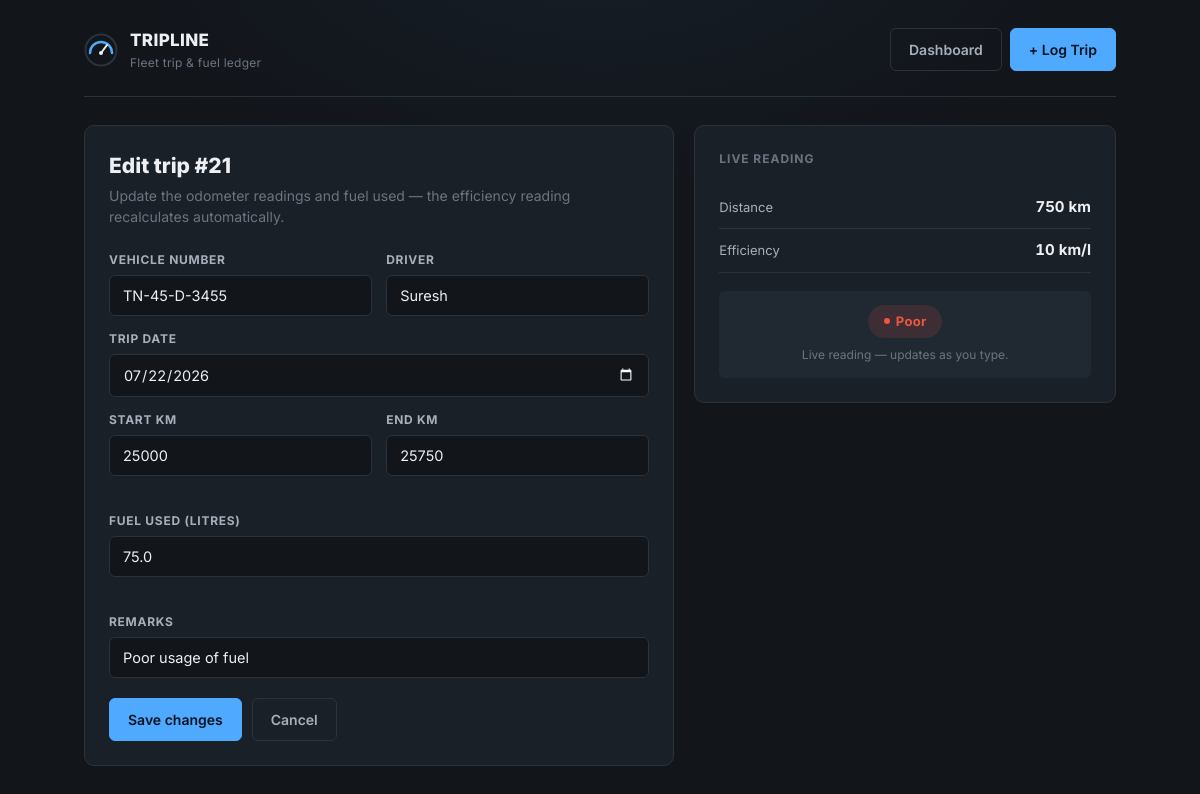
The app's page /edit/21 with its own data.
### tables this page shows
CREATE TABLE records(
    record_id INTEGER PRIMARY KEY AUTOINCREMENT,
    vehicle_no TEXT,
    trip_date TEXT,
    start_km INTEGER,
    end_km INTEGER,
    distance REAL,
    fuel_litres REAL,
    driver TEXT,
    efficiency REAL,
    status TEXT,
    remarks TEXT,
    UNIQUE(vehicle_no, trip_date)
);

### app.py (the view, shortened to what this page needs)
@app.route("/edit/<int:id>", methods=["GET", "POST"])
def edit_record(id):
    conn = get_db()
    record = conn.execute(
        "SELECT * FROM records WHERE record_id=?",
        (id,)
    ).fetchone()
    if not record:
        conn.close()
        return render_template("not_found.html")
    conn.close()
    return render_template(
        "form.html",
        record=record,
        gauge_good=GAUGE_GOOD,
        gauge_average=GAUGE_AVERAGE
    )

### app.py (called while the page is built)
def get_db():
    conn = sqlite3.connect(DATABASE)
    conn.row_factory = sqlite3.Row
    return conn

### templates/form.html (shortened to what this page needs)
{% extends "base.html" %}
{% block content %}
<div class="form-layout">
  <div class="form-panel">
    <h1 class="page-title">{% if record %}Edit trip #{{ record.record_id }}{% else %}Log a new trip{% endif %}</h1>
    <p class="page-subtitle">
      {% if record %}
      Update the odometer readings and fuel used — the efficiency reading recalculates automatically.
      {% else %}
      Enter the odometer readings and fuel used. Tripline works out distance, efficiency, and status for you.
      {% endif %}
    </p>
    <form id="trip-form" method="post" action="{% if record %}/edit/{{ record.record_id }}{% else %}/add{% endif %}"
      data-good="{{ gauge_good }}" data-average="{{ gauge_average }}">
      <div class="form-row">
        <div class="field">
          <label for="vehicle_no">Vehicle number</label>
          <input type="text" id="vehicle_no" name="vehicle_no" placeholder="TN01AB1234"
            value="{{ record.vehicle_no if record else '' }}" required>
        </div>
        <div class="field">
          <label for="driver">Driver</label>
          <input type="text" id="driver" name="driver" placeholder="Driver name"
            value="{{ record.driver if record else '' }}" required>
        </div>
      </div>
      <div class="form-row">
        <div class="field full">
          <label for="trip_date">Trip date</label>
          <input type="date" id="trip_date" name="trip_date" value="{{ record.trip_date if record else '' }}" required>
        </div>
      </div>
      <div class="form-row">
        <div class="field">
          <label for="start_km">Start KM</label>
          <input type="number" id="start_km" name="start_km" placeholder="0"
            value="{{ record.start_km if record else '' }}" required>
          <span class="field-hint" id="km-hint"></span>
        </div>
        <div class="field">
          <label for="end_km">End KM</label>
          <input type="number" id="end_km" name="end_km" placeholder="0" value="{{ record.end_km if record else '' }}"
            required>
        </div>
      </div>
      <div class="form-row">
        <div class="field full">
          <label for="fuel_litres">Fuel used (litres)</label>
          <input type="number" step="0.01" id="fuel_litres" name="fuel_litres" placeholder="0.0"
            value="{{ record.fuel_litres if record else '' }}" required>
          <span class="field-hint" id="fuel-hint"></span>
        </div>
      </div>
      <div class="form-row">
        <div class="field full">
          <label for="remarks">Remarks</label>
          <input type="text" id="remarks" name="remarks" placeholder="Enter remarks"
            value="{{ record.remarks if record else '' }}">
        </div>
      </div>
      <div class="form-actions">
        <button type="submit" class="btn btn-primary">{% if record %}Save changes{% else %}Save trip{% endif %}</button>
        <a href="/" class="btn btn-ghost">Cancel</a>
      </div>
    </form>
  </div>
  <div class="preview-panel">
    <h3>Live reading</h3>
    <div class="preview-row">
      <span class="label">Distance</span>
      <span class="value" id="preview-distance">—</span>
    </div>
    <div class="preview-row">
      <span class="label">Efficiency</span>
      <span class="value" id="preview-efficiency">—</span>
    </div>
    <div class="preview-status">
      <span id="preview-status-badge"></span>
      <span class="helper">Fill in the trip details to see the reading.</span>
    </div>
  </div>
</div>
{% endblock %}

### static/css/style.css (style rules this page uses)
:root { --bg: #12151a; --panel: #1a2027; --panel-raised: #202832; --hairline: #2a323c; --ink: #edeff2; --ink-dim: #a7afbb; --muted: #6b7480; --accent: #4fa9ff; --accent-dim: #2e75b8; --good: #3ed98a; --good-bg: rgba(62, 217, 138, 0.13); --average: #f5a93d; --average-bg: rgba(245, 169, 61, 0.13); --poor: #f1553d; --poor-bg: rgba(241, 85, 61, 0.13); --font-display: 'Inter', -apple-system, BlinkMacSystemFont, sans-serif; --font-body: 'Inter', -apple-system, BlinkMacSystemFont, sans-serif; --radius: 10px; --radius-sm: 6px; }
* { box-sizing: border-box; }
html { color-scheme: dark; }
body { margin: 0; background: var(--bg); background-image: radial-gradient(ellipse 900px 500px at 50% -10%, rgba(79, 169, 255, 0.06), transparent 60%); color: var(--ink); font-family: var(--font-body); font-size: 15px; line-height: 1.5; -webkit-font-smoothing: antialiased; }
a { color: var(--accent); text-decoration: none; }
button { font-family: inherit; }
.btn { display: inline-flex; align-items: center; gap: 8px; padding: 10px 18px; border-radius: var(--radius-sm); border: 1px solid var(--hairline); background: var(--panel-raised); color: var(--ink); font-size: 14px; font-weight: 600; cursor: pointer; transition: border-color 0.15s ease, transform 0.1s ease; text-decoration: none; }
.btn-primary { background: var(--accent); border-color: var(--accent); color: #06131f; }
.btn-ghost { background: transparent; border-color: var(--hairline); color: var(--ink-dim); }
.form-layout { display: grid; grid-template-columns: 1.4fr 1fr; gap: 20px; align-items: start; }
.form-panel, .preview-panel { background: var(--panel); border: 1px solid var(--hairline); border-radius: var(--radius); padding: 24px; }
.page-title { font-size: 21px; font-weight: 800; margin: 0 0 4px; }
.page-subtitle { color: var(--muted); font-size: 14px; margin: 0 0 24px; }
.form-row { display: grid; grid-template-columns: 1fr 1fr; gap: 14px; margin-bottom: 14px; }
.field { display: flex; flex-direction: column; gap: 6px; }
.field.full { grid-column: 1 / -1; }
.field label { font-size: 12px; font-weight: 700; text-transform: uppercase; letter-spacing: 0.06em; color: var(--ink-dim); }
.field input, .field select { background: var(--bg); border: 1px solid var(--hairline); border-radius: var(--radius-sm); color: var(--ink); padding: 11px 13px; font-size: 14.5px; font-family: var(--font-body); width: 100%; }
.field-hint { font-size: 12px; color: var(--poor); min-height: 16px; }
.form-actions { display: flex; gap: 10px; margin-top: 20px; }
.preview-panel h3 { font-size: 12px; text-transform: uppercase; letter-spacing: 0.08em; color: var(--muted); margin: 0 0 18px; }
.preview-row { display: flex; justify-content: space-between; align-items: baseline; padding: 10px 0; border-bottom: 1px solid var(--hairline); }
.preview-row .label { font-size: 13px; color: var(--ink-dim); }
.preview-row .value { font-family: var(--font-display); font-weight: 700; font-size: 15px; font-variant-numeric: tabular-nums; }
.preview-status { margin-top: 18px; text-align: center; padding: 14px; border-radius: var(--radius-sm); background: var(--panel-raised); }
.preview-status .helper { display: block; margin-top: 8px; font-size: 12px; color: var(--muted); }

### records on screen
records: record_id "21", vehicle_no "TN-45-D-3455", driver "Suresh", trip_date "07/22/2026", start_km "25000", end_km "25750", fuel_litres "75.0", remarks "Poor usage of fuel"
